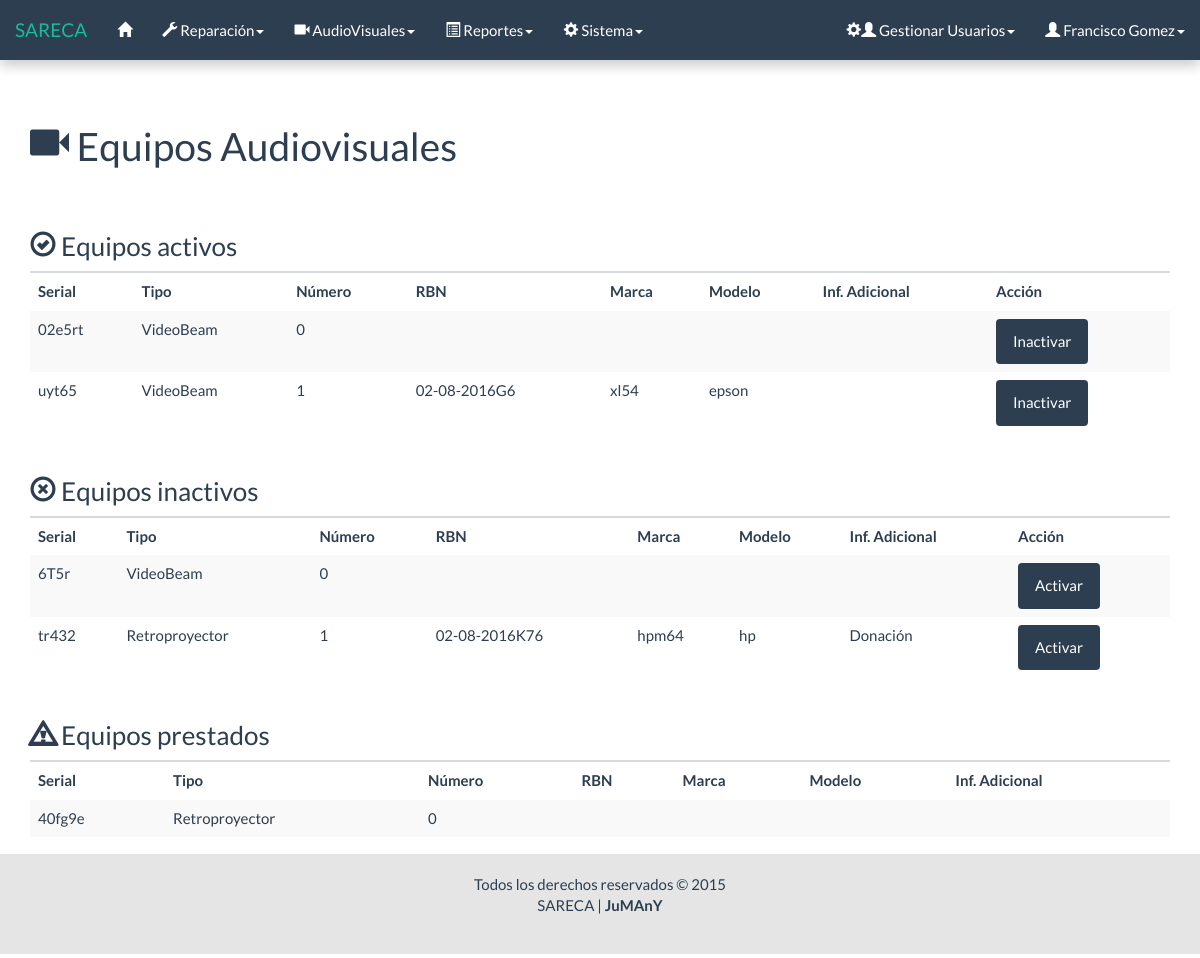
/html/consulta_audiovisuales_f.php (signed in), run on an earlier commit of the app's database.
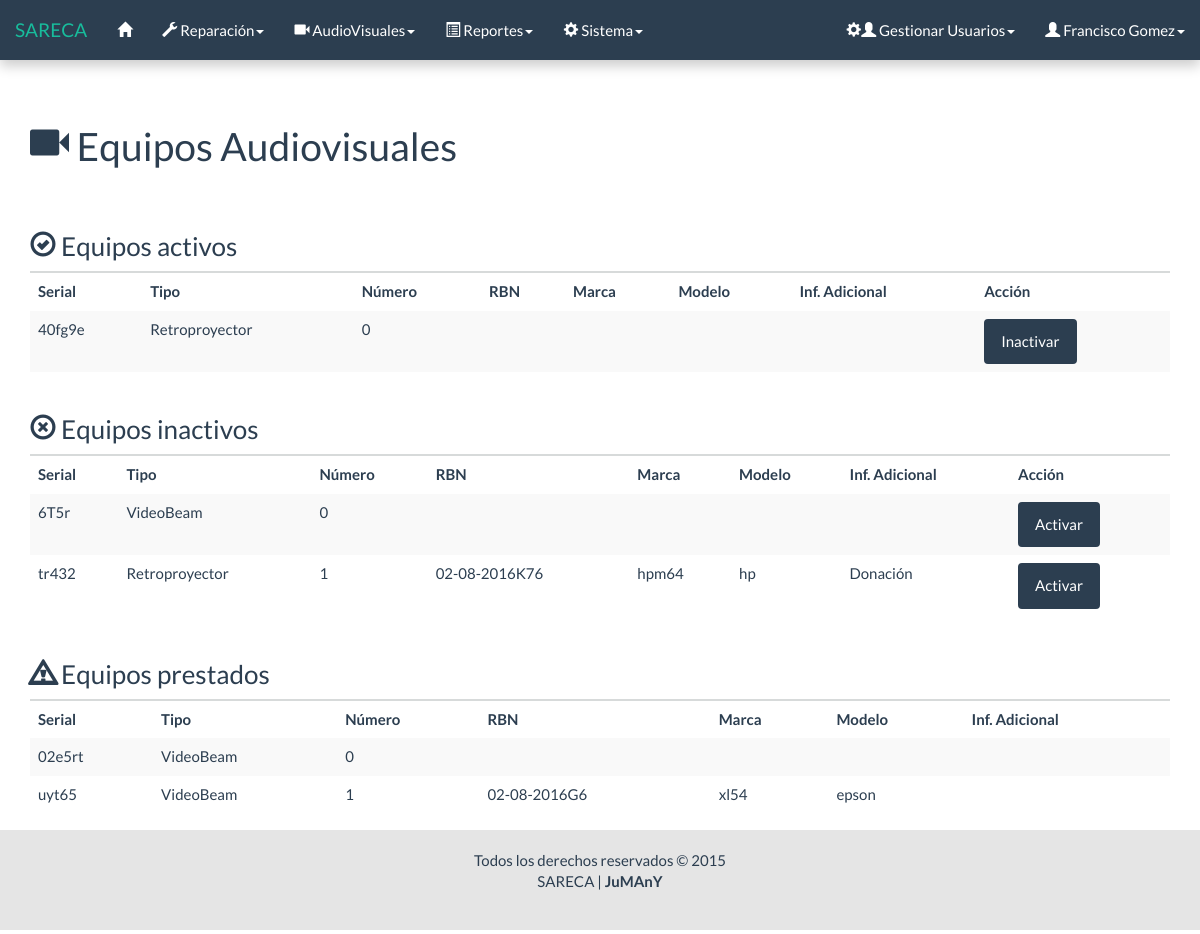
And on a later commit of the database.
### tables this page shows
CREATE TABLE `equipo_audiovisual` (
  `Serial` varchar(11) NOT NULL,
  `tipo` int(1) NOT NULL,
  `numero` tinyint(4) NOT NULL,
  `rbn` varchar(20) NOT NULL,
  `modelo` varchar(20) NOT NULL,
  `marca` varchar(30) NOT NULL,
  `inf_adic` varchar(50) NOT NULL,
  `Estado` int(1) NOT NULL,
  PRIMARY KEY (`Serial`)
);

### php/lista_eq_audio.php (the view, shortened to what this page needs)
<?php
	require('conexion/conexion.php');
	$sql = "SELECT * FROM equipo_audiovisual WHERE Estado = 1";
	$res = $conectar->query($sql);
	if ($res->num_rows == 0) {
?>
		<div class="row">
			<div class="col-lg-12">
				<h3><span class="glyphicon glyphicon-ok-circle"></span> Equipos activos</h3>
				<div class="alert alert-dismissible alert-info">
					<strong>No existen equipos ACTIVOS.</strong>
				</div>
			</div>
		</div>
<?php
	} else {
?>
		<div class="row">
			<div class="col-lg-12">
				<h3><span class="glyphicon glyphicon-ok-circle"></span> Equipos activos</h3>
				<table id="" class="table table-striped table-hover consulta">
					<thead>
						<tr>
							<th>Serial</th>
							<th>Tipo</th>
							<th>Número</th>
							<th>RBN</th>
							<th>Marca</th>
							<th>Modelo</th>
							<th>Inf. Adicional</th>
							<th>Acción</th>
						</tr>
					</thead>
					<tbody>
					<?php
					while ($fila = $res->fetch_object()) {
						$tipo = ($fila->tipo == 1) ? 'VideoBeam' : 'Retroproyector';
						printf('
							<tr>
								<td>%s</td>
								<td>%s</td>
								<td>%d</td>
								<td>%s</td>
								<td>%s</td>
								<td>%s</td>
								<td>%s</td>
								<td><a href="../php/estado_audiovisual.php?s=%s&e=%d" class="btn btn-primary">Inactivar</a></td>
							</tr>',
							$fila->Serial,
							$tipo,
							$fila->numero,
							$fila->rbn,
							$fila->marca,
							$fila->modelo,
							$fila->inf_adic,
							$fila->Serial,
							$fila->Estado
						);
					}
					?>
					</tbody>
				</table>
			</div>
		</div>
<?php
	}
	$sql = "SELECT * FROM equipo_audiovisual WHERE Estado = 3";
	$res = $conectar->query($sql);
	if ($res->num_rows == 0) {
?>
		<div class="row">
			<div class="col-lg-12">
				<h3><span class="glyphicon glyphicon-remove-circle"></span> Equipos inactivos</h3>
				<div class="alert alert-dismissible alert-info">
					<strong>No existen equipos INACTIVOS.</strong>
				</div>
			</div>
		</div>
<?php
	} else {
?>
		<div class="row">
			<div class="col-lg-12">
				<h3><span class="glyphicon glyphicon-remove-circle"></span> Equipos inactivos</h3>
				<table class="table table-striped table-hover consulta">
					<thead>
						<tr>
							<th>Serial</th>
							<th>Tipo</th>
							<th>Número</th>
							<th>RBN</th>
							<th>Marca</th>
							<th>Modelo</th>
							<th>Inf. Adicional</th>
							<th>Acción</th>
						</tr>
					</thead>
					<tbody>
					<?php
					while ($fila = $res->fetch_object()) {
						$tipo = ($fila->tipo == 1) ? 'VideoBeam' : 'Retroproyector';
						printf('
							<tr>
								<td>%s</td>
								<td>%s</td>
								<td>%d</td>
								<td>%s</td>
								<td>%s</td>
								<td>%s</td>
								<td>%s</td>
								<td><a href="../php/estado_audiovisual.php?s=%s&e=%d" class="btn btn-primary">Activar</a></td>
							</tr>',
							$fila->Serial,
							$tipo,
							$fila->numero,
							$fila->rbn,
							$fila->marca,
							$fila->modelo,
							$fila->inf_adic,
							$fila->Serial,
							$fila->Estado
						);
					}
					?>
					</tbody>
				</table>
			</div>
		</div>
<?php
	}
	$sql = "SELECT * FROM equipo_audiovisual WHERE Estado = 2";
	$res = $conectar->query($sql);
	if ($res->num_rows == 0) {
?>
		<div class="row">
			<div class="col-lg-12">
				<h3><span class="glyphicon glyphicon-warning-sign"></span> Equipos prestados</h3>
				<div class="alert alert-dismissible alert-info">
					<strong>No existen equipos PRESTADOS.</strong>
				</div>
			</div>
		</div>
<?php
	} else {
?>
		<div class="row">
			<div class="col-lg-12">
				<h3><span class="glyphicon glyphicon-warning-sign"></span> Equipos prestados</h3>
				<table class="table table-striped table-hover consulta">
					<thead>
						<tr>
							<th>Serial</th>
							<th>Tipo</th>
							<th>Número</th>
							<th>RBN</th>
							<th>Marca</th>
							<th>Modelo</th>
							<th>Inf. Adicional</th>
						</tr>
					</thead>
					<tbody>
					<?php
					while ($fila = $res->fetch_object()) {
						$tipo = ($fila->tipo == 1) ? 'VideoBeam' : 'Retroproyector';
						printf('
							<tr>
								<td>%s</td>
								<td>%s</td>
								<td>%d</td>
								<td>%s</td>
								<td>%s</td>
								<td>%s</td>
								<td>%s</td>
							</tr>',
							$fila->Serial,
							$tipo,
							$fila->numero,
							$fila->rbn,
							$fila->marca,
							$fila->modelo,
							$fila->inf_adic
						);
					}
					?>
					</tbody>
				</table>
			</div>
		</div>
<?php
	}
?>

What changed in the data, as far as the page shows it:
changed equipo_audiovisual "40fg9e": moves from the list under "Equipos prestados" to the list under "Equipos activos"
changed equipo_audiovisual "02e5rt": moves from the list under "Equipos activos" to the list under "Equipos prestados"
changed equipo_audiovisual "uyt65": moves from the list under "Equipos activos" to the list under "Equipos prestados"
